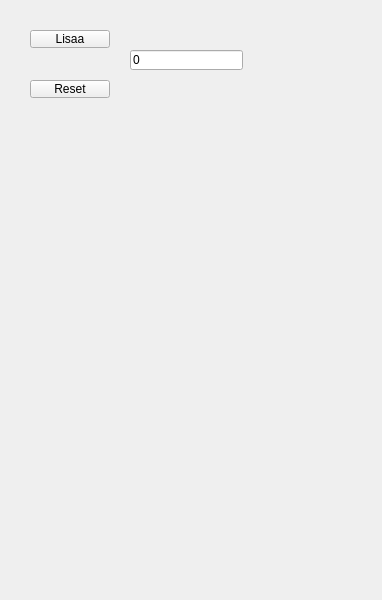
<?xml version="1.0" encoding="UTF-8"?>
<ui version="4.0">
 <class>MainWindow</class>
 <widget class="QMainWindow" name="MainWindow">
  <property name="geometry">
   <rect>
    <x>0</x>
    <y>0</y>
    <width>382</width>
    <height>600</height>
   </rect>
  </property>
  <property name="minimumSize">
   <size>
    <width>382</width>
    <height>600</height>
   </size>
  </property>
  <property name="windowTitle">
   <string>MainWindow</string>
  </property>
  <widget class="QWidget" name="centralwidget">
   <widget class="QPushButton" name="Lisaa">
    <property name="geometry">
     <rect>
      <x>30</x>
      <y>30</y>
      <width>80</width>
      <height>18</height>
     </rect>
    </property>
    <property name="text">
     <string>Lisaa</string>
    </property>
   </widget>
   <widget class="QPushButton" name="Reset">
    <property name="geometry">
     <rect>
      <x>30</x>
      <y>80</y>
      <width>80</width>
      <height>18</height>
     </rect>
    </property>
    <property name="text">
     <string>Reset</string>
    </property>
   </widget>
   <widget class="QLineEdit" name="numeroNaytto">
    <property name="geometry">
     <rect>
      <x>130</x>
      <y>50</y>
      <width>113</width>
      <height>20</height>
     </rect>
    </property>
    <property name="text">
     <string>0</string>
    </property>
   </widget>
  </widget>
 </widget>
 <resources/>
 <connections/>
</ui>
